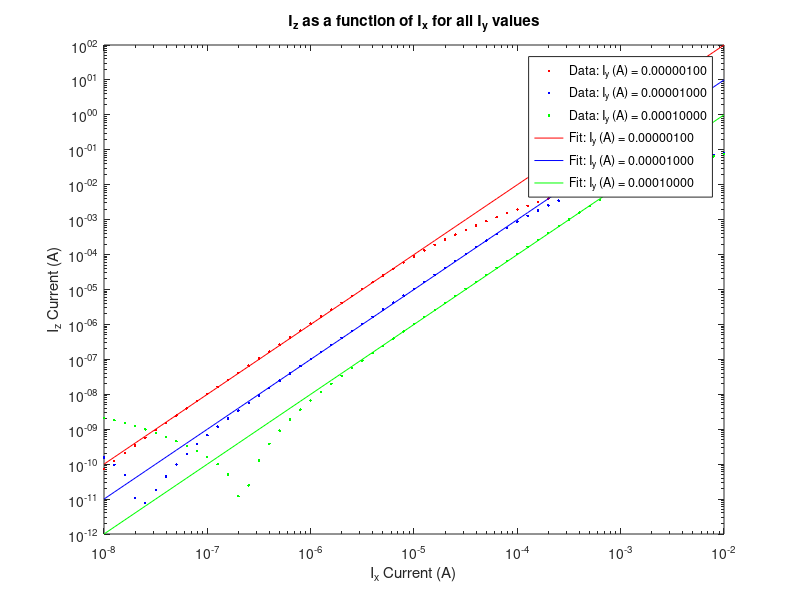

MATLAB code to generate this figure:
close all
clearvars

load exp3A.mat

IxB300 = Ix;
IxB3000 = Ix;
IxB30000 = Ix;

% Determine the Ix value for the according resistor
IyB300 = 1e-6;
IyB3000 = 1e-5;
IyB30000 = 1e-4;

%  Make labels for data
 lbl3 = sprintf("Data: I_y (A) = %.8f", IyB300);
 lbl3k = sprintf("Data: I_y (A) = %.8f", IyB3000);
 lbl30k = sprintf("Data: I_y (A) = %.8f", IyB30000);
 
% Make labels for fits
 flbl3 = sprintf("Fit: I_y (A) = %.8f", IyB300);
 flbl3k = sprintf("Fit: I_y (A) = %.8f", IyB3000);
 flbl30k = sprintf("Fit: I_y (A) = %.8f", IyB30000);

% Make theoretical data. Iy values negative due to setup.
fIz300 = (IxB300.^2./IyB300);
fIz3000 = (IxB3000.^2./IyB3000);
fIz30000 = (IxB30000.^2./IyB30000);

% Plot away. Iz values are negative due to setup.
loglog(IxB300, Iz1, 'r.', ...
       IxB3000, Iz10, 'b.', ...
       IxB30000, Iz100, 'g.',...
       IxB300, fIz300, 'r', ...
       IxB3000, fIz3000, 'b', ...
       IxB30000, fIz30000, 'g')
xlabel('I_x Current (A)')
ylabel('I_z Current (A)')
legend(lbl3, lbl3k, lbl30k, flbl3, flbl3k, flbl30k)
title('I_z as a function of I_x for all I_y values')